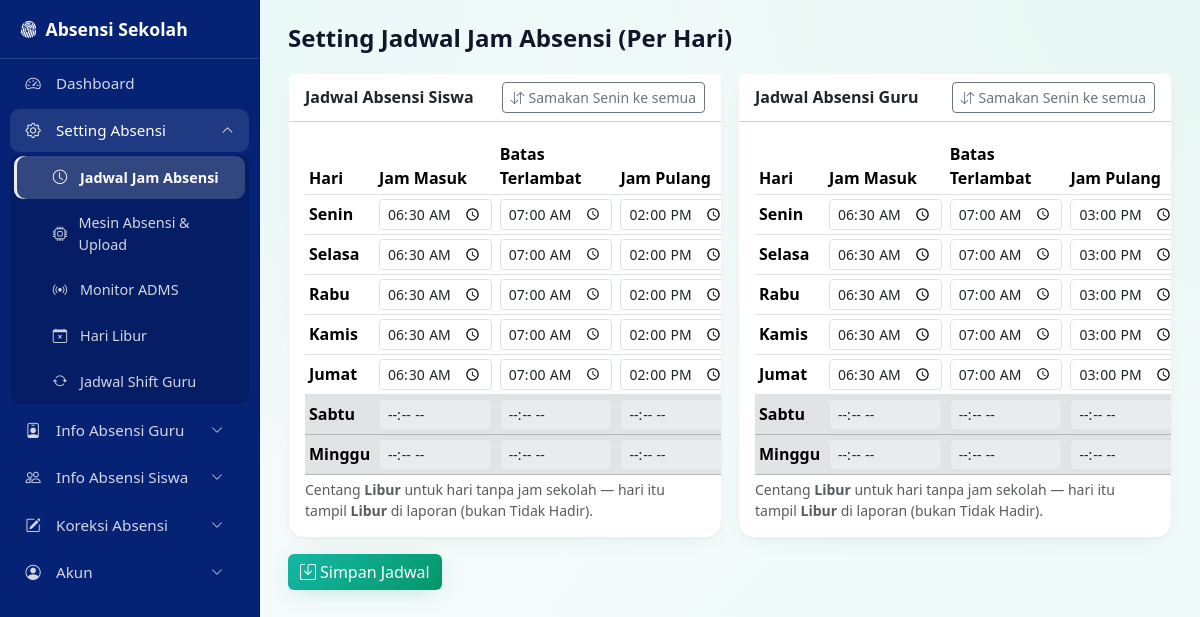
Screenshot of /setting_jadwal.php (signed in) with the database file from the repository.
### tables this page shows
CREATE TABLE jadwal_absensi (
  id INT AUTO_INCREMENT PRIMARY KEY,
  tipe ENUM('siswa','guru') NOT NULL,
  hari TINYINT NOT NULL COMMENT '1=Senin .. 7=Minggu',
  jam_masuk TIME DEFAULT NULL,
  batas_terlambat TIME DEFAULT NULL,
  jam_pulang TIME DEFAULT NULL,
  libur TINYINT(1) NOT NULL DEFAULT 0 COMMENT '1=tidak ada jam sekolah (libur)',
  UNIQUE KEY uk_tipe_hari (tipe, hari)
);

### config.php (called while the page is built, shortened)
<?php
function e($s): string { return htmlspecialchars((string)$s, ENT_QUOTES, 'UTF-8'); }
$HARI_ID = ['Senin', 'Selasa', 'Rabu', 'Kamis', 'Jumat', 'Sabtu', 'Minggu'];

### setting_jadwal.php (the view, shortened to what this page needs)
<?php
$pageTitle = 'Setting Jadwal Jam Absensi (Per Hari)';
require_once __DIR__ . '/config.php';
$jadwal = [];
foreach ($pdo->query('SELECT * FROM jadwal_absensi') as $r) $jadwal[$r['tipe']][(int)$r['hari']] = $r;
require_once __DIR__ . '/includes/header.php';
?>
<form method="post">
  <div class="row g-3">
    <?php foreach (['siswa' => 'Jadwal Absensi Siswa', 'guru' => 'Jadwal Absensi Guru'] as $tipe => $judul): ?>
    <div class="col-12 col-xl-6">
      <div class="card card-stat">
        <div class="card-header bg-white d-flex justify-content-between align-items-center flex-wrap gap-2">
          <span class="fw-semibold"><?= e($judul) ?></span>
          <button type="button" class="btn btn-sm btn-outline-secondary btn-copy"><i class="bi bi-arrow-down-up me-1"></i>Samakan Senin ke semua</button>
        </div>
        <div class="card-body table-responsive">
          <table class="table table-sm align-middle mb-1">
            <thead>
              <tr>
                <th style="min-width:70px">Hari</th>
                <th>Jam Masuk</th>
                <th title="Lewat jam ini dihitung terlambat">Batas Terlambat</th>
                <th>Jam Pulang</th>
              </tr>
            </thead>
            <tbody>
              <?php foreach ($HARI_ID as $i => $namaHari): $h = $i + 1; $j = $jadwal[$tipe][$h] ?? []; $isLibur = !empty($j['libur']); ?>
              <tr class="<?= $isLibur ? 'table-secondary' : '' ?>">
                <td class="fw-semibold"><?= e($namaHari) ?></td>
                <td><input type="time" class="form-control form-control-sm jam" data-role="masuk" name="jadwal[<?= $tipe ?>][<?= $h ?>][jam_masuk]" value="<?= e($jam($j['jam_masuk'] ?? '')) ?>" <?= $isLibur ? 'disabled' : 'required' ?>></td>
                <td><input type="time" class="form-control form-control-sm jam" data-role="terlambat" name="jadwal[<?= $tipe ?>][<?= $h ?>][batas_terlambat]" value="<?= e($jam($j['batas_terlambat'] ?? '')) ?>" <?= $isLibur ? 'disabled' : 'required' ?>></td>
                <td><input type="time" class="form-control form-control-sm jam" data-role="pulang" name="jadwal[<?= $tipe ?>][<?= $h ?>][jam_pulang]" value="<?= e($jam($j['jam_pulang'] ?? '')) ?>" <?= $isLibur ? 'disabled' : 'required' ?>></td>
              </tr>
              <?php endforeach; ?>
            </tbody>
          </table>
          <div class="text-muted small">Centang <b>Libur</b> untuk hari tanpa jam sekolah — hari itu tampil <b>Libur</b> di laporan (bukan Tidak Hadir).</div>
        </div>
      </div>
    </div>
    <?php endforeach; ?>
  </div>
  <button class="btn btn-primary mt-3"><i class="bi bi-save me-1"></i>Simpan Jadwal</button>
</form>
<?php require_once __DIR__ . '/includes/footer.php'; ?>

### includes/header.php (shortened to what this page needs)
<?php
require_once __DIR__ . '/../config.php';
$page = basename($_SERVER['PHP_SELF']);
$dashboard = ['index.php', 'bi-speedometer2', 'Dashboard'];
$groups = [
    ['Setting Absensi', 'bi-gear', [
        ['setting_jadwal.php', 'bi-clock', 'Jadwal Jam Absensi'],
        ['setting_mesin.php', 'bi-cpu', 'Mesin Absensi & Upload'],
        ['adms_monitor.php', 'bi-broadcast', 'Monitor ADMS'],
        ['setting_libur.php', 'bi-calendar-x', 'Hari Libur'],
        ['setting_shift.php', 'bi-arrow-repeat', 'Jadwal Shift Guru'],
    ]],
    ['Info Absensi Guru', 'bi-person-badge', [
        ['info_guru.php', 'bi-person-badge', 'Per Guru'],
        ['info_jabatan.php', 'bi-diagram-3', 'Per Jabatan'],
    ]],
    ['Info Absensi Siswa', 'bi-people', [
        ['info_siswa.php', 'bi-person', 'Per Siswa'],
        ['info_kelas.php', 'bi-people', 'Per Kelas'],
    ]],
    ['Koreksi Absensi', 'bi-pencil-square', [
        ['koreksi_siswa.php', 'bi-pencil-square', 'Koreksi Siswa'],
        ['koreksi_guru.php', 'bi-pencil', 'Koreksi Guru'],
    ]],
    ['Akun', 'bi-person-circle', [
        ['data_user.php', 'bi-people-fill', 'Data User'],
        ['logout.php', 'bi-box-arrow-right', 'Logout (' . ($_SESSION['user']['nama'] ?? '') . ')'],
    ]],
];
?>
<!DOCTYPE html>
<html lang="id">
<head>
<link href="https://cdn.jsdelivr.net/npm/bootstrap@5.3.3/dist/css/bootstrap.min.css" rel="stylesheet">
<link href="https://cdn.jsdelivr.net/npm/bootstrap-icons@1.11.3/font/bootstrap-icons.min.css" rel="stylesheet">
<link href="https://cdn.jsdelivr.net/npm/select2@4.1.0-rc.0/dist/css/select2.min.css" rel="stylesheet">
<link href="https://cdn.jsdelivr.net/npm/select2-bootstrap-5-theme@1.3.0/dist/select2-bootstrap-5-theme.min.css" rel="stylesheet">
</head>
<body>
<div class="sidebar offcanvas offcanvas-start" tabindex="-1" id="sidebar" aria-labelledby="sidebarBrand">
  <div class="offcanvas-header">
    <a class="brand-link" id="sidebarBrand" href="index.php"><i class="bi bi-fingerprint me-2"></i>Absensi Sekolah</a>
  </div>
  <div class="offcanvas-body">
    <ul class="nav flex-column pb-3" id="sidebarNav">
      <li><a class="nav-link <?= $page === $dashboard[0] ? 'active' : '' ?>" href="<?= $dashboard[0] ?>"><i class="bi <?= $dashboard[1] ?> me-2"></i><?= e($dashboard[2]) ?></a></li>
      <?php foreach ($groups as $gi => [$glabel, $gicon, $items]): ?>
        <?php $activeGroup = in_array($page, array_column($items, 0), true); $cid = 'grp' . $gi; ?>
        <li>
          <a class="nav-link nav-group-toggle <?= $activeGroup ? '' : 'collapsed' ?>" data-bs-toggle="collapse" href="#<?= $cid ?>" role="button" aria-expanded="<?= $activeGroup ? 'true' : 'false' ?>" aria-controls="<?= $cid ?>">
            <i class="bi <?= $gicon ?> me-2"></i><span><?= e($glabel) ?></span><i class="bi bi-chevron-down chev"></i>
          </a>
          <div class="collapse <?= $activeGroup ? 'show' : '' ?>" id="<?= $cid ?>" data-bs-parent="#sidebarNav">
            <ul class="nav flex-column submenu">
              <?php foreach ($items as [$file, $icon, $label]): ?>
                <li><a class="nav-link <?= $page === $file ? 'active' : '' ?>" href="<?= $file ?>"><i class="bi <?= $icon ?> me-2"></i><?= e($label) ?></a></li>
              <?php endforeach; ?>
            </ul>
          </div>
        </li>
      <?php endforeach; ?>
    </ul>
  </div>
</div>
<div class="main">
<h4 class="page-title"><?= e($pageTitle ?? '') ?></h4>

### includes/footer.php (shortened to what this page needs)
</div>
</body>
</html>

### includes/header.php (style rules this page uses)
:root { --sb-w:260px; --sb-bg:#062275; --brand:#14b8a6; --brand-600:#0d9488; --brand-700:#0f766e; --bs-primary:#14b8a6; --bs-primary-rgb:20,184,166; --bs-link-color:#0d9488; --bs-link-color-rgb:13,148,136; --bs-link-hover-color:#0f766e; }
body { font-family:'Plus Jakarta Sans', system-ui, -apple-system, "Segoe UI", sans-serif; color:#1e293b; background-color:#f4fbfa; background-image: radial-gradient(at 0% 0%, rgba(20,184,166,.07) 0, transparent 45%), radial-gradient(at 100% 0%, rgba(16,185,129,.06) 0, transparent 42%), radial-gradient(at 100% 100%, rgba(56,189,248,.05) 0, transparent 45%); background-attachment:fixed; }
.btn-primary { --bs-btn-color:#fff; --bs-btn-hover-color:#fff; --bs-btn-active-color:#fff; border:0; background:linear-gradient(135deg,#14b8a6 0%,#059669 100%); box-shadow:0 4px 24px -8px rgba(13,148,136,.35); }
a { text-decoration:none; }
.sidebar { background:var(--sb-bg); --bs-offcanvas-width:var(--sb-w); border:0; }
.sidebar .offcanvas-header { border-bottom:1px solid rgba(255,255,255,.15); padding:1rem 1.25rem; }
.sidebar .brand-link { color:#fff; font-weight:700; font-size:1.1rem; text-decoration:none; }
.sidebar .offcanvas-body { padding:0; overflow-y:auto; }
.sidebar a.nav-link { color:rgba(255,255,255,.82); padding:.65rem 1rem; font-size:.95rem; display:flex; align-items:center; border-radius:.6rem; margin:.12rem .6rem; transition:background .15s, color .15s; }
.sidebar a.nav-link i { width:1.4rem; }
.sidebar a.nav-link.active { color:#fff; font-weight:600; background:rgba(255,255,255,.18); box-shadow:inset 3px 0 0 rgba(255,255,255,.9); }
.sidebar .nav-group-toggle { cursor:pointer; }
.sidebar .nav-group-toggle .chev { margin-left:auto; font-size:.75rem; transition:transform .2s ease; }
.sidebar .nav-group-toggle[aria-expanded="true"] .chev { transform:rotate(180deg); }
.sidebar .nav-group-toggle[aria-expanded="true"] { color:#fff; background:rgba(255,255,255,.1); }
.sidebar .submenu { background:rgba(0,0,0,.15); border-radius:.6rem; margin:.15rem .6rem; }
.sidebar .submenu a.nav-link { padding-left:2.4rem; font-size:.9rem; margin:.1rem .3rem; }
.sidebar .submenu a.nav-link i { width:1.2rem; font-size:.9rem; }
.main { padding:1rem; }
.main > h4.page-title { margin-bottom:1.25rem; font-size:1.35rem; font-weight:700; color:#0f172a; }
.card { border:1px solid #eef2f7; border-radius:1rem; box-shadow:0 1px 2px rgba(15,23,42,.04),0 8px 24px -12px rgba(15,23,42,.10); }
.card-stat { transition:box-shadow .25s, transform .25s; }
@media (min-width:992px) { .sidebar { position:fixed; top:0; left:0; height:100vh; width:var(--sb-w); transform:none !important; visibility:visible !important; z-index:1000; display:flex; flex-direction:column; } }
@media (min-width:992px) { .main { margin-left:var(--sb-w); padding:1.5rem 1.75rem; } }
@media (min-width:992px) { .main > h4.page-title { font-size:1.5rem; } }

### rows the page displays
jadwal_absensi: jam_masuk "06:30", batas_terlambat "07:00", jam_pulang "14:00"
jadwal_absensi: jam_masuk "06:30", batas_terlambat "07:00", jam_pulang "14:00"
jadwal_absensi: jam_masuk "06:30", batas_terlambat "07:00", jam_pulang "14:00"
jadwal_absensi: jam_masuk "06:30", batas_terlambat "07:00", jam_pulang "14:00"
jadwal_absensi: jam_masuk "06:30", batas_terlambat "07:00", jam_pulang "14:00"
jadwal_absensi: jam_masuk "06:30", batas_terlambat "07:00", jam_pulang "15:00"
jadwal_absensi: jam_masuk "06:30", batas_terlambat "07:00", jam_pulang "15:00"
jadwal_absensi: jam_masuk "06:30", batas_terlambat "07:00", jam_pulang "15:00"
jadwal_absensi: jam_masuk "06:30", batas_terlambat "07:00", jam_pulang "15:00"
jadwal_absensi: jam_masuk "06:30", batas_terlambat "07:00", jam_pulang "15:00"

### other values shown
$dashboard[2] "Dashboard"
$glabel "Setting Absensi"
$label "Jadwal Jam Absensi"
$label "Mesin Absensi & Upload"
$label "Monitor ADMS"
$label "Hari Libur"
$label "Jadwal Shift Guru"
$glabel "Info Absensi Guru"
$glabel "Info Absensi Siswa"
$glabel "Koreksi Absensi"
$glabel "Akun"
$pageTitle "Setting Jadwal Jam Absensi (Per Hari)"
$judul "Jadwal Absensi Siswa"
$namaHari "Senin"
$namaHari "Selasa"
